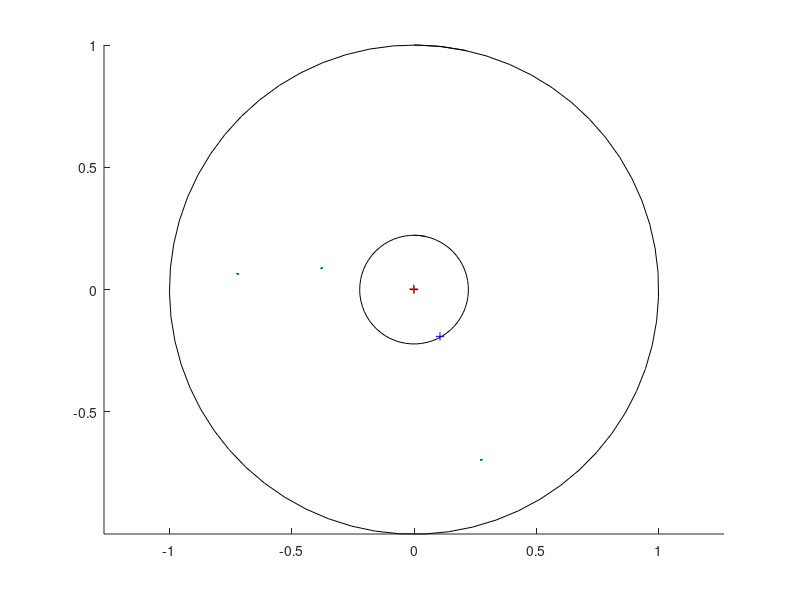

This figure's MATLAB source: (Note: this script raises an error after producing the figure.)
% Мой метод юстировки по звездам.

% Задаем положение звезд на небе З, смещенное положение исполнительных
% осей. Вносим ошибки в положение исполнительных осей И. Переводим
% положение звезд в исполнительную систему. Убираем звезды около нулевого
% меридиана. Вносим ошибки определения положения звезд в исполнительных
% осях Зи. Ищем углы поворота системы координат минимизируя норму вектора
% невязки (Зи - Ф(З, имполнительные углы)), где Ф - функция перевода в
% систему исполнительных осей.

% for i=1:100
    % отклонение исполнительной оси от кульминации для пролетов в близзенитной
    % области
    alfa = 20/180*pi;
    % количество звезд для калибровки
    n = 3;
    % ошибки определения положения звезд в исполнительных осях
    astroangerr = 10/60; % в градусах
    % угловые ошибки исполнительных осей
    vangerr = 2; % в градусах
   
    
    % равномерное распределение точек по полусфере
    z = acos(1 - rand(n,1));
    az = 2*pi*rand(n,1);

    % случайное положение кульминации траектории
    azk = 2*pi*rand;
    zk = acos(1 - rand*(1-cos(alfa*pi/180)));

    % положение исполнительных осей
    zv = alfa-zk;
    azv = azk+pi;

    if 1
        figure
        axis equal
        hold on
        plot(sin(0:0.1:2.1*pi),cos(0:0.1:2.1*pi),'k')
        plot(sin(0:0.1:2.1*pi)*20/90,cos(0:0.1:2.1*pi)*20/90,'k')
        plot(0,0,'k+')
        r = (zk/pi*180)/90;
        plot(-r.*sin(pi-azk), r.*cos(pi-azk), 'r+')
        r = (zv/pi*180)/90;
        plot(-r.*sin(pi-azv), r.*cos(pi-azv), 'b+')
        r = (z/pi*180)/90;
        plot(-r.*sin(pi-az), r.*cos(pi-az), '.')
    end
    
    % вносим угловые ошибки исполнительных осей
    zv_real = zv;
    azv_real = azv;
    zv_meas = zv + vangerr/180*pi*(2*rand-1);
    azv_meas = azv + vangerr/180*pi*(2*rand-1);

    % перевод звезд к координатам в исполнительных осях
    otv = zaztodsts(z, az, zv_real, azv_real);
    ds = otv(:,1);
    ts = otv(:,2);
    
    % если звезда лежит вблизи нулевого меридиана строительных осей, то все
    % косячит, убираем такие звезды
    f = find(~((ts<2*vangerr/180*pi)+((2*pi-ts)<2*vangerr/180*pi)));
    ts = ts(f);
    ds = ds(f);
    z = z(f);
    az = az(f);
    
    % вносим ошибки определения положения звезд в исполнительных осях
    ds_real = ds;
    ts_real = ts;
    ds_meas = ds + astroangerr/180*pi*(2*rand(length(ds),1)-1);
    ts_meas = ts + astroangerr/180*pi*(2*rand(length(ts),1)-1);

    options = optimset('Display', 'off');
    [x, n] = lsqcurvefit(@(x,xdata)zaztodsts(xdata(:,1),xdata(:,2),x(:,1),x(:,2)),[zv_meas,azv_meas],[z,az],[ds_meas,ts_meas],[zv_meas-vangerr/180*pi,azv_meas-vangerr/180*pi],[zv_meas+vangerr/180*pi,azv_meas+vangerr/180*pi], options);
    zv_found = x(1);
    azv_found = x(2);

    if 1
        figure;
        axis equal
        plot(zv_meas/pi*180, azv_meas/pi*180, 'b+', zv_real/pi*180, azv_real/pi*180, 'r+', zv_found/pi*180, azv_found/pi*180,'bo')
    end
    a(i,:) = [abs((azv_real-azv_found)/pi*180*60), abs((zv_real-zv_found)/pi*180*60)];
% end